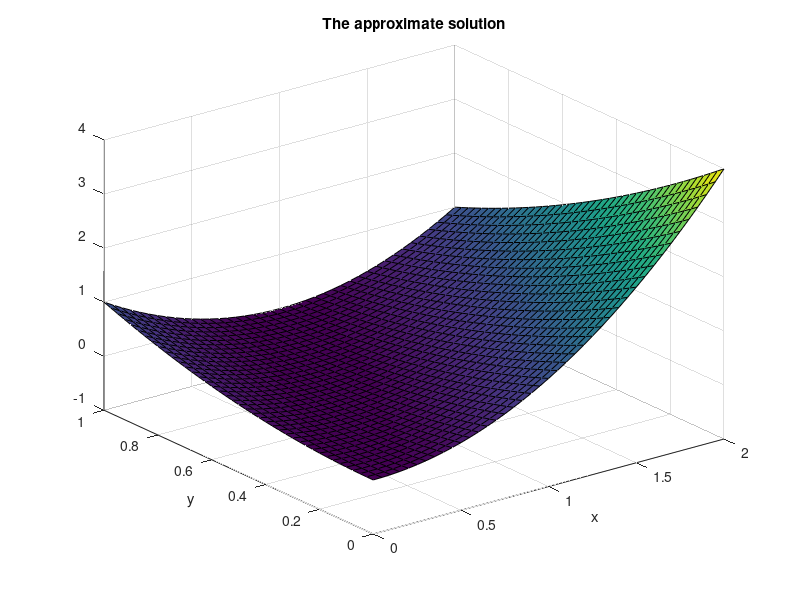
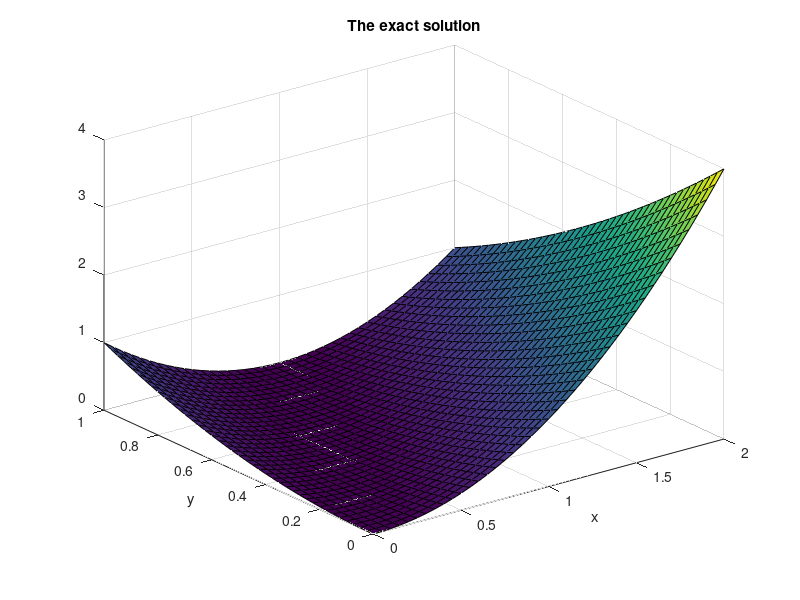

These charts were generated, in order, by the following MATLAB code:
% Program to solve Problem 4 of Elliptic PDE LabSheet

a = 0; 
b = 1;
c = 0;
d = 2;
N = 40;
M = 40;

hx = (b-a)/N;
hx1 = hx*hx;
hy = (d-c)/M;
hy1 = hy*hy;

x = a:hx:b;
y = c:hy:d;

mul = 1/(2/hx1+2/hy1);
u2 = zeros(N+1,M+1);
for i=1:N+1
    u2(i,1) = (x(i))^2;
    u2(i,M+1) = (x(i)-2)^2;
end
for i=1:M+1
    u2(1,i) = (y(i))^2;
    u2(N+1,i) = (y(i)-1)^2;
end

error = 1000;
tol = 10^-7;
k  = 0;

u = u2;
while error > tol
    for i=2:N
        for j=2:M
            u(i,j) = mul*( (u(i,j-1) + u(i,j+1))/hy1 +...
                (u(i-1,j)+u(i+1,j))/hx1 - 4); % f(x,y) = 4
        end
    end
    error = max(max(abs(u-u2)));
    u2 = u;
    k = k+1;
end

for i=1:M+1
    for j=1:N+1
        exact(i,j) = (x(i)-y(j))^2;
    end
end
figure(1);
surf(y,x,u2);
xlabel('x');
ylabel('y');
title('The approximate solution')

figure(2);
surf(y,x,exact);
xlabel('x');
ylabel('y');
title('The exact solution')
